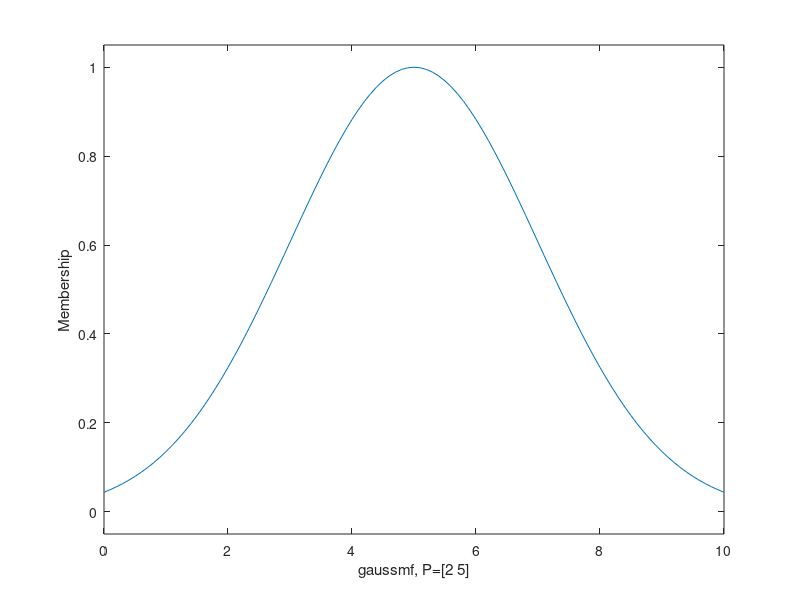

This figure's MATLAB source:
x = 0:0.1:10; % Діапазон чисел від 0 до 10 з кроком 0.1
y = gaussmf(x,[2 5]); % Проста функція приналежності Гаусса

% Вивід графіку
plot(x,y)
xlabel('gaussmf, P=[2 5]')
ylabel('Membership')
ylim([-0.05 1.05])